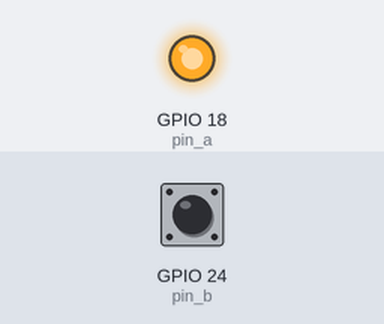
Simulated run of this program. Board: Raspberry Pi (BCM pin numbers). On the bench: output pins drawn as LEDs (lit = HIGH). Inputs (shaded band) come from the test bench; at power-on: GPIO 24 (pin_b) HIGH. What the program prints to the terminal is not drawn.

Above: at 0.1 s.
Timing chart, 0 to 1.6 s (numbered marks = the images above):
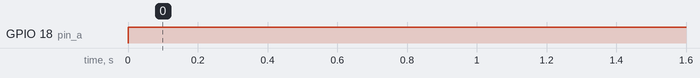

Measured:
- by itself, GPIO 18 (pin_a): LOW → HIGH at 0.00 s

The program:

Learn_Potentiometer.py
```python
import RPi.GPIO as GPIO
import time

GPIO.setmode(GPIO.BCM)

pin_a = 18
pin_b = 24

def discharge():
    GPIO.setup(pin_a, GPIO.IN)
    GPIO.setup(pin_b, GPIO.OUT)
    GPIO.output(pin_b, False)
    time.sleep(0.004)

def charge_time():
    GPIO.setup(pin_b, GPIO.IN)
    GPIO.setup(pin_a, GPIO.OUT)
    count=0
    GPIO.output(pin_a, True)
    while not GPIO.input(pin_b):
        count = count + 1
    return count

def analog_read():
    discharge =()
    return charge_time()

while True:
    print(analog_read())
    time.sleep(1)
```
